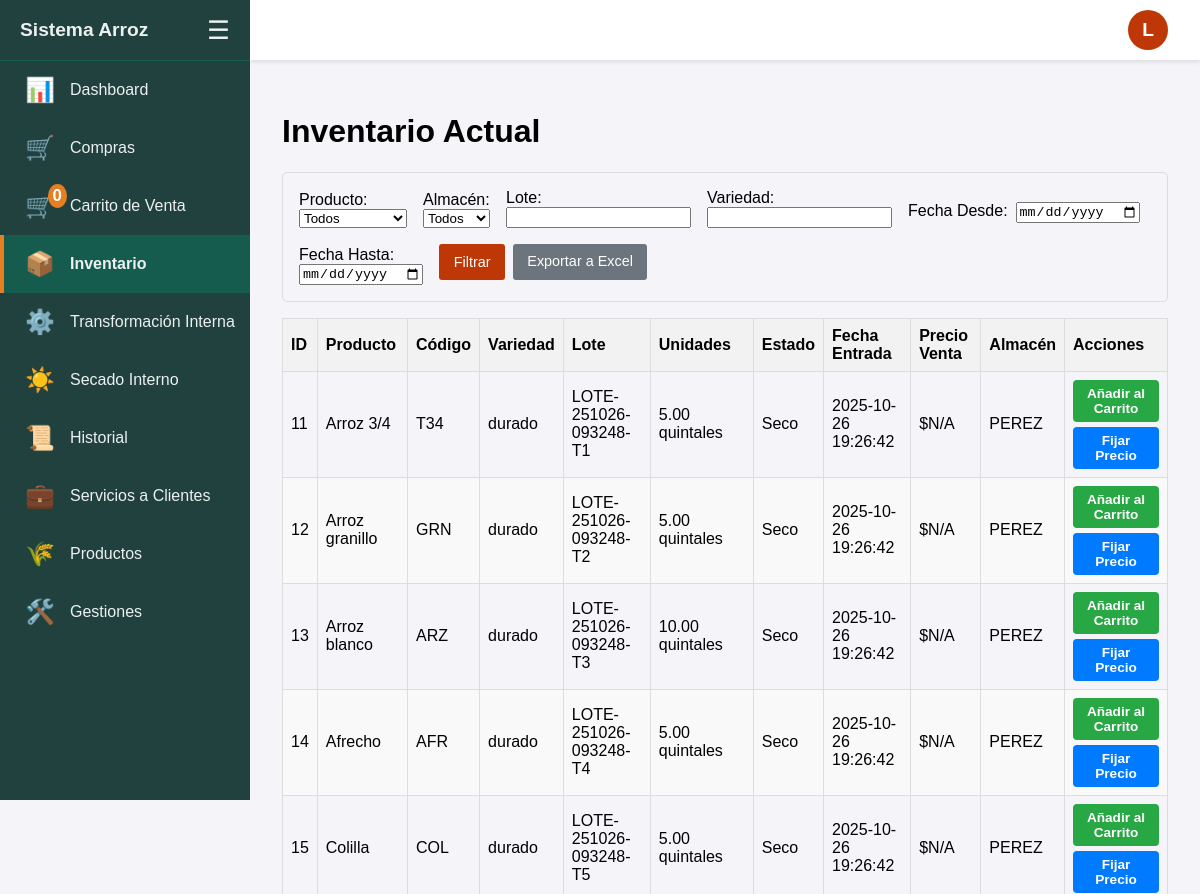
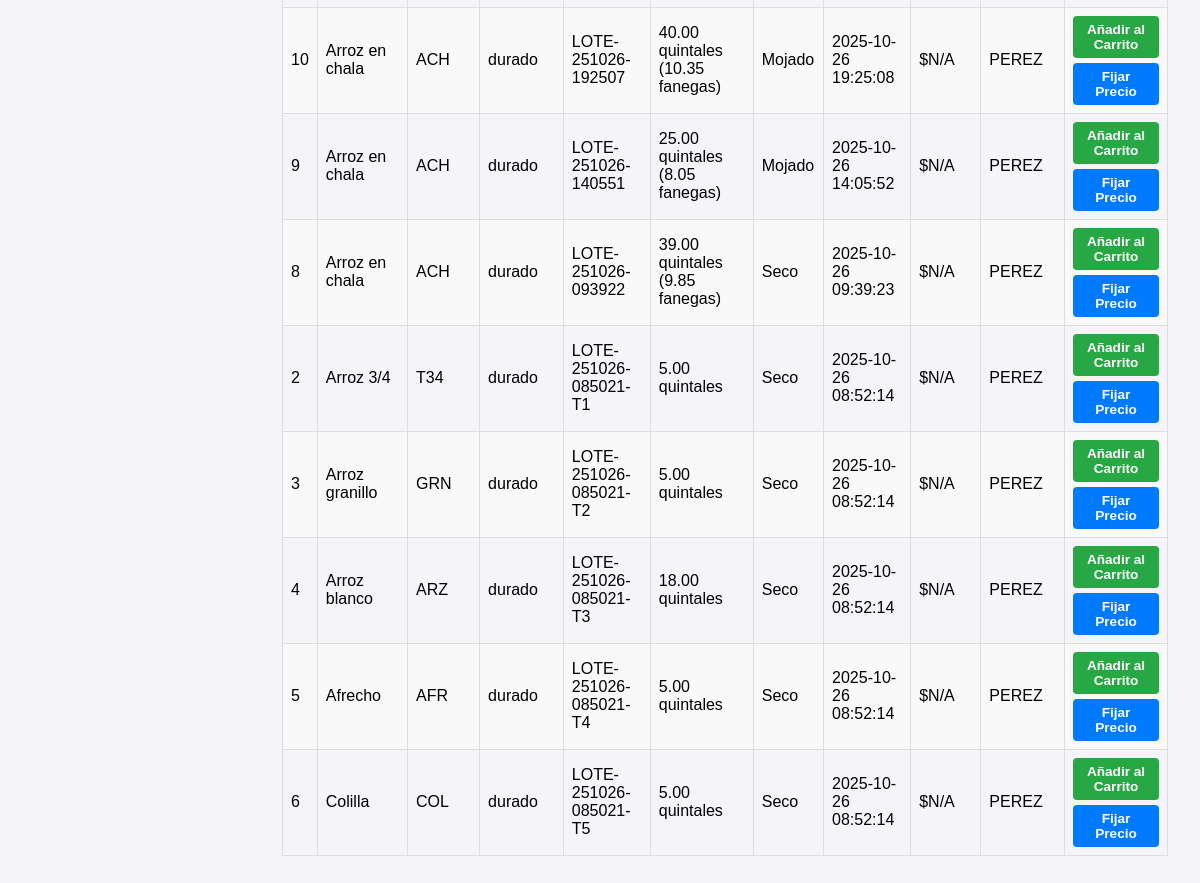
The app's page /inventario (signed in) with its own data (2 pictures, top to bottom).
### tables this page shows
CREATE TABLE inventario (
                id INTEGER PRIMARY KEY AUTOINCREMENT,
                producto_id INTEGER NOT NULL,
                variedad TEXT,
                lote TEXT,
                cantidad REAL NOT NULL,
                unidad TEXT NOT NULL,
                fecha_entrada TEXT NOT NULL,
                fecha_salida TEXT, almacen_id INTEGER REFERENCES almacenes(id), estado TEXT NOT NULL DEFAULT 'seco', cantidad_kg REAL NOT NULL DEFAULT 0, ingenio_id INTEGER REFERENCES ingenios(id), precio_venta_unitario REAL,
                FOREIGN KEY (producto_id) REFERENCES productos(id)
            );

CREATE TABLE productos (
                id INTEGER PRIMARY KEY AUTOINCREMENT,
                nombre TEXT NOT NULL,
                codigo_producto TEXT NOT NULL UNIQUE,
                requiere_variedad INTEGER NOT NULL DEFAULT 1
            );

CREATE TABLE almacenes (
                id INTEGER PRIMARY KEY AUTOINCREMENT,
                nombre TEXT NOT NULL,
                ingenio_id INTEGER NOT NULL,
                FOREIGN KEY (ingenio_id) REFERENCES ingenios(id),
                UNIQUE(nombre, ingenio_id)
            );

### blueprints/main.py (the view)
@main_bp.route('/inventario')
@login_required
def inventario():
    filtro_producto_id_str = request.args.get('producto_id', '').strip()
    filtro_lote = request.args.get('lote', '').strip()
    filtro_variedad = request.args.get('variedad', '').strip()
    filtro_fecha_inicio = request.args.get('fecha_inicio', '').strip()
    filtro_fecha_fin = request.args.get('fecha_fin', '').strip()
    filtro_almacen_id_str = request.args.get('almacen_id', '').strip()
    filtro_producto_id = int(filtro_producto_id_str) if filtro_producto_id_str else None
    filtro_almacen_id = int(filtro_almacen_id_str) if filtro_almacen_id_str else None
    inventario_data = obtener_inventario_logic(
        ingenio_id=g.user['ingenio_id'],
        producto_id=filtro_producto_id,
        lote=filtro_lote,
        variedad=filtro_variedad,
         fecha_inicio=filtro_fecha_inicio,
        fecha_fin=filtro_fecha_fin,
        almacen_id=filtro_almacen_id
    )
    productos_para_filtro = obtener_productos()
    almacenes_para_filtro = obtener_almacenes_por_ingenio_logic(g.user['ingenio_id'])
    return render_template(
        'inventario.html',
        inventario=inventario_data,
        productos=productos_para_filtro,
        almacenes=almacenes_para_filtro,
        filtros_activos=request.args
    )

### blueprints/__init__.py (called while the page is built)
def login_required(f):
    @wraps(f)
    def decorated_function(*args, **kwargs):
        if g.user is None:
            return redirect(url_for('auth.login', next=request.url))
        return f(*args, **kwargs)
    return decorated_function

### db.py (called while the page is built)
def obtener_almacenes_db(ingenio_id: int):
    with sqlite3.connect(DB_NAME) as conn:
        c = conn.cursor()
        return c.execute("SELECT id, nombre FROM almacenes WHERE ingenio_id = ? ORDER BY nombre", (ingenio_id,)).fetchall()

def obtener_ingenio_por_id_db(ingenio_id: int):
    with sqlite3.connect(DB_NAME) as conn:
        c = conn.cursor()
        return c.execute("SELECT id, nombre, direccion, nit, celular FROM ingenios WHERE id = ?", (ingenio_id,)).fetchone()

### logic.py (called while the page is built)
def obtener_productos():
    with sqlite3.connect(DB_NAME) as conn:
        c = conn.cursor()
        c.execute("SELECT id, nombre, requiere_variedad FROM productos")
        return c.fetchall()

def obtener_almacenes_por_ingenio_logic(ingenio_id: int):
    if not ingenio_id:
        return []
    return obtener_almacenes_db(ingenio_id)

### templates/inventario.html (shortened to what this page needs)
{% extends "index.html" %}
{% block content %}
  <h1>Inventario Actual</h1>
  <form method="get" action="{{ url_for('main.inventario') }}" class="filter-form">
    <div class="filter-group">
      <label for="producto_id">Producto:</label>
      <select name="producto_id">
          <option value="">Todos</option>
      </select>
    </div>
    <div class="filter-group">
      <label for="almacen_id">Almacén:</label>
      <select name="almacen_id">
          <option value="">Todos</option>
      </select>
    </div>
    <div class="filter-group">
      <label for="lote">Lote:</label>
      <input type="text" name="lote" value="{{ filtros_activos.get('lote', '') }}">
    </div>
    <div class="filter-group">
      <label for="variedad">Variedad:</label>
      <input type="text" name="variedad" value="{{ filtros_activos.get('variedad', '') }}">
    </div>
    <div class="filter-buttons">
      <label for="fecha_inicio">Fecha Desde:</label>
      <input type="date" name="fecha_inicio" value="{{ filtros_activos.get('fecha_inicio', '') }}">
    </div>
    <div class="filter-group">
      <label for="fecha_fin">Fecha Hasta:</label>
      <input type="date" name="fecha_fin" value="{{ filtros_activos.get('fecha_fin', '') }}">
    </div>
    <div class="filter-buttons">
      <button type="submit">Filtrar</button>
      {% if g.user.nivel_acceso != 'empleado' %}
        <a href="{{ url_for('reports.exportar', reporte_nombre='inventario', **filtros_activos) }}" class="button-secondary">Exportar a Excel</a>
      {% endif %}
    </div>
  </form>
  <table class="responsive-table">
    <thead>
      <tr>
        <th>ID</th>
        <th>Producto</th>
        <th>Código</th>
        <th>Variedad</th>
        <th>Lote</th>
        <th>Unidades</th>
        <th>Estado</th>
        <th>Fecha Entrada</th>
        <th>Precio Venta</th>
        <th>Almacén</th>
        <th>Acciones</th>
      </tr>
    </thead>
    <tbody>
      {% for id, producto, codigo, variedad, lote, cantidad, cantidad_kg, unidad, estado, fecha_entrada, precio_venta, almacen_nombre in inventario %}
      <tr>
        <td data-label="ID">{{ id }}</td>
        <td data-label="Producto">{{ producto }}</td>
        <td data-label="Código">{{ codigo }}</td>
        <td data-label="Variedad">{{ variedad or 'N/A' }}</td>
        <td data-label="Lote">{{ lote }}</td>
        <td data-label="Unidades">{{ cantidad_kg|mostrar_unidades(unidad, cantidad) }}</td>
        <td data-label="Estado">{{ estado|capitalize }}</td>
        <td data-label="Fecha Entrada">{{ fecha_entrada }}</td>
        <td data-label="Precio Venta">${{ "%.2f"|format(precio_venta) if precio_venta is not none else 'N/A' }}</td>
        <td data-label="Almacén">{{ almacen_nombre or 'N/A' }}</td>
        <td data-label="Acciones">
          <div class="actions-container">
            <a href="{{ url_for('transactions.agregar_al_carrito', item_id=id) }}" class="action-button sell">Añadir al Carrito</a>
            {% if g.user.nivel_acceso != 'empleado' %}
            <a href="{{ url_for('transactions.fijar_precio', item_id=id) }}" class="action-button set-price">Fijar Precio</a>
            {% endif %}
          </div>
        </td>
      </tr>
      {% else %}
      <tr>
        <td colspan="12">No hay items en el inventario que coincidan con los filtros.</td>
      </tr>
      {% endfor %}
    </tbody>
  </table>
{% endblock %}

### templates/index.html (style rules this page uses)
:root { --sidebar-width-expanded: 250px; --sidebar-width-collapsed: 80px; --top-bar-height: 60px; --sidebar-bg-color: #20413d; --sidebar-text-color: #ecf0f1; --sidebar-hover-bg: #155c4f; --sidebar-icon-color: #e67e22; }
body { font-family: sans-serif; margin: 0; background-color: #f4f4f9; }
table { border-collapse: collapse; width: 100%; margin-top: 1em; }
th, td { border: 1px solid #ddd; padding: 8px; text-align: left; }
th { background-color: #f2f2f2; }
tr:nth-child(even) { background-color: #f9f9f9; }
.filter-form { display: flex; align-items: flex-end; gap: 1em; margin-bottom: 1em; flex-wrap: wrap; border: 1px solid #ddd; padding: 1em; border-radius: 5px; }
.filter-group { display: flex; flex-direction: column; }
.filter-buttons { margin-bottom: 5px; display: flex; gap: 0.5em; }
.filter-buttons a { text-decoration: none; padding: 0.5em 1em; background-color: #6c757d; color: white; border-radius: 3px; font-size: 0.9em; line-height: 1.5; }
button, input[type=submit] { padding: 0.5em 1em; background-color: #be3706; color: white; border: none; border-radius: 3px; cursor: pointer; font-size: 0.9em; transition: background-color 0.2s; }
.button-secondary { display: inline-block; padding: 0.5em 1em; background-color: #6c757d; color: white; border: none; border-radius: 3px; cursor: pointer; font-size: 0.9em; text-decoration: none; }
.actions-container { display: flex; gap: 5px; justify-content: center; flex-wrap: wrap; }
.action-button { display: inline-block; padding: 6px 12px; font-size: 0.85em; font-weight: bold; text-align: center; text-decoration: none; color: white !important; border: none; border-radius: 4px; cursor: pointer; transition: opacity 0.2s; }
.action-button.sell { background-color: #28a745; }
.action-button.set-price { background-color: #007bff; }

### records on screen
inventario: id "11", nombre "Arroz 3/4", codigo_producto "T34", variedad "durado", lote "LOTE-251026-093248-T1", cantidad_kg+unidad+cantidad "5.00 quintales", estado "Seco", fecha_entrada "2025-10-26 19:26:42", precio_venta_unitario "N/A", nombre "PEREZ"
inventario: id "12", nombre "Arroz granillo", codigo_producto "GRN", variedad "durado", lote "LOTE-251026-093248-T2", cantidad_kg+unidad+cantidad "5.00 quintales", estado "Seco", fecha_entrada "2025-10-26 19:26:42", precio_venta_unitario "N/A", nombre "PEREZ"
inventario: id "13", nombre "Arroz blanco", codigo_producto "ARZ", variedad "durado", lote "LOTE-251026-093248-T3", cantidad_kg+unidad+cantidad "10.00 quintales", estado "Seco", fecha_entrada "2025-10-26 19:26:42", precio_venta_unitario "N/A", nombre "PEREZ"
inventario: id "14", nombre "Afrecho", codigo_producto "AFR", variedad "durado", lote "LOTE-251026-093248-T4", cantidad_kg+unidad+cantidad "5.00 quintales", estado "Seco", fecha_entrada "2025-10-26 19:26:42", precio_venta_unitario "N/A", nombre "PEREZ"
inventario: id "15", nombre "Colilla", codigo_producto "COL", variedad "durado", lote "LOTE-251026-093248-T5", cantidad_kg+unidad+cantidad "5.00 quintales", estado "Seco", fecha_entrada "2025-10-26 19:26:42", precio_venta_unitario "N/A", nombre "PEREZ"
inventario: id "10", nombre "Arroz en chala", codigo_producto "ACH", variedad "durado", lote "LOTE-251026-192507", cantidad_kg+unidad+cantidad "40.00 quintales (10.35 fanegas)", estado "Mojado", fecha_entrada "2025-10-26 19:25:08", precio_venta_unitario "N/A", nombre "PEREZ"
inventario: id "9", nombre "Arroz en chala", codigo_producto "ACH", variedad "durado", lote "LOTE-251026-140551", cantidad_kg+unidad+cantidad "25.00 quintales (8.05 fanegas)", estado "Mojado", fecha_entrada "2025-10-26 14:05:52", precio_venta_unitario "N/A", nombre "PEREZ"
inventario: id "8", nombre "Arroz en chala", codigo_producto "ACH", variedad "durado", lote "LOTE-251026-093922", cantidad_kg+unidad+cantidad "39.00 quintales (9.85 fanegas)", estado "Seco", fecha_entrada "2025-10-26 09:39:23", precio_venta_unitario "N/A", nombre "PEREZ"
inventario: id "2", nombre "Arroz 3/4", codigo_producto "T34", variedad "durado", lote "LOTE-251026-085021-T1", cantidad_kg+unidad+cantidad "5.00 quintales", estado "Seco", fecha_entrada "2025-10-26 08:52:14", precio_venta_unitario "N/A", nombre "PEREZ"
inventario: id "3", nombre "Arroz granillo", codigo_producto "GRN", variedad "durado", lote "LOTE-251026-085021-T2", cantidad_kg+unidad+cantidad "5.00 quintales", estado "Seco", fecha_entrada "2025-10-26 08:52:14", precio_venta_unitario "N/A", nombre "PEREZ"
inventario: id "4", nombre "Arroz blanco", codigo_producto "ARZ", variedad "durado", lote "LOTE-251026-085021-T3", cantidad_kg+unidad+cantidad "18.00 quintales", estado "Seco", fecha_entrada "2025-10-26 08:52:14", precio_venta_unitario "N/A", nombre "PEREZ"
inventario: id "5", nombre "Afrecho", codigo_producto "AFR", variedad "durado", lote "LOTE-251026-085021-T4", cantidad_kg+unidad+cantidad "5.00 quintales", estado "Seco", fecha_entrada "2025-10-26 08:52:14", precio_venta_unitario "N/A", nombre "PEREZ"
inventario: id "6", nombre "Colilla", codigo_producto "COL", variedad "durado", lote "LOTE-251026-085021-T5", cantidad_kg+unidad+cantidad "5.00 quintales", estado "Seco", fecha_entrada "2025-10-26 08:52:14", precio_venta_unitario "N/A", nombre "PEREZ"

### other values on screen
{{ session.get('carrito', {})|length }} "0"
{{ g.user.email[0]|upper }} "L"
